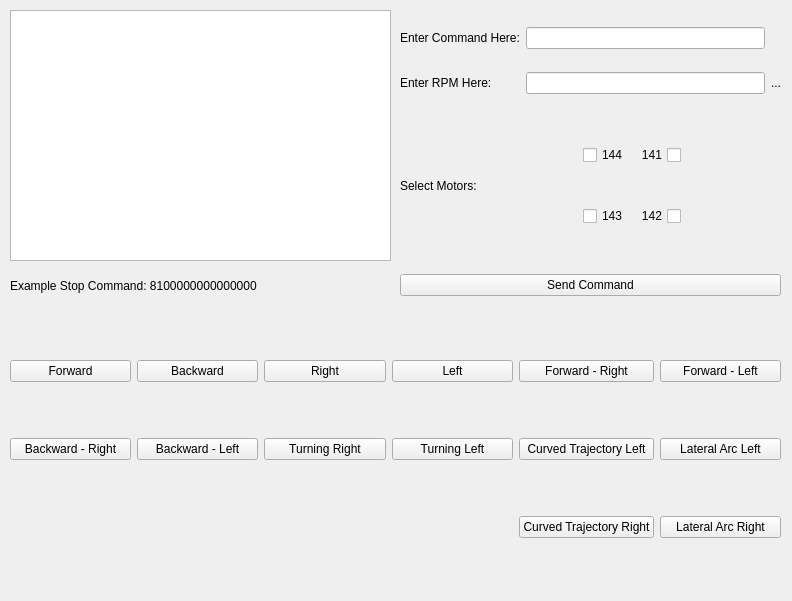
<?xml version="1.0" encoding="UTF-8"?>
<ui version="4.0">
 <class>OmniGui</class>
 <widget class="QWidget" name="OmniGui">
  <property name="geometry">
   <rect>
    <x>0</x>
    <y>0</y>
    <width>792</width>
    <height>601</height>
   </rect>
  </property>
  <property name="windowTitle">
   <string>Dialog</string>
  </property>
  <widget class="QWidget" name="gridLayoutWidget">
   <property name="geometry">
    <rect>
     <x>10</x>
     <y>310</y>
     <width>771</width>
     <height>281</height>
    </rect>
   </property>
   <layout class="QGridLayout" name="gridLayout">
    <item row="1" column="2">
     <widget class="QPushButton" name="turningRightButton">
      <property name="text">
       <string>Turning Right</string>
      </property>
     </widget>
    </item>
    <item row="1" column="3">
     <widget class="QPushButton" name="turningLeftButton">
      <property name="text">
       <string>Turning Left</string>
      </property>
     </widget>
    </item>
    <item row="1" column="1">
     <widget class="QPushButton" name="backwardLeftButton">
      <property name="text">
       <string>Backward - Left</string>
      </property>
     </widget>
    </item>
    <item row="1" column="4">
     <widget class="QPushButton" name="curvedTrajectoryLeftButton">
      <property name="text">
       <string>Curved Trajectory Left</string>
      </property>
     </widget>
    </item>
    <item row="0" column="3">
     <widget class="QPushButton" name="leftButton">
      <property name="text">
       <string>Left</string>
      </property>
     </widget>
    </item>
    <item row="0" column="1">
     <widget class="QPushButton" name="backwardButton">
      <property name="text">
       <string>Backward</string>
      </property>
     </widget>
    </item>
    <item row="0" column="2">
     <widget class="QPushButton" name="rightButton">
      <property name="text">
       <string>Right</string>
      </property>
     </widget>
    </item>
    <item row="1" column="0">
     <widget class="QPushButton" name="backwardRightButton">
      <property name="text">
       <string>Backward - Right</string>
      </property>
     </widget>
    </item>
    <item row="1" column="5">
     <widget class="QPushButton" name="lateralArcLeftButton">
      <property name="text">
       <string>Lateral Arc Left</string>
      </property>
     </widget>
    </item>
    <item row="0" column="4">
     <widget class="QPushButton" name="forwardRightButton">
      <property name="text">
       <string>Forward - Right</string>
      </property>
     </widget>
    </item>
    <item row="0" column="5">
     <widget class="QPushButton" name="forwardLeftButton">
      <property name="text">
       <string>Forward - Left</string>
      </property>
     </widget>
    </item>
    <item row="0" column="0">
     <widget class="QPushButton" name="forwardButton">
      <property name="text">
       <string>Forward</string>
      </property>
     </widget>
    </item>
    <item row="2" column="4">
     <widget class="QPushButton" name="curvedTrajectoryRightButton">
      <property name="text">
       <string>Curved Trajectory Right</string>
      </property>
     </widget>
    </item>
    <item row="2" column="5">
     <widget class="QPushButton" name="lateralArcRightButton">
      <property name="text">
       <string>Lateral Arc Right</string>
      </property>
     </widget>
    </item>
   </layout>
  </widget>
  <widget class="QWidget" name="verticalLayoutWidget">
   <property name="geometry">
    <rect>
     <x>10</x>
     <y>10</y>
     <width>381</width>
     <height>251</height>
    </rect>
   </property>
   <layout class="QVBoxLayout" name="verticalLayout_2">
    <item>
     <widget class="QGraphicsView" name="commandView"/>
    </item>
   </layout>
  </widget>
  <widget class="QWidget" name="gridLayoutWidget_2">
   <property name="geometry">
    <rect>
     <x>400</x>
     <y>10</y>
     <width>381</width>
     <height>101</height>
    </rect>
   </property>
   <layout class="QGridLayout" name="gridLayout_2">
    <item row="2" column="0">
     <widget class="QLabel" name="label_4">
      <property name="text">
       <string>Enter RPM Here:</string>
      </property>
     </widget>
    </item>
    <item row="1" column="1">
     <widget class="QLineEdit" name="commandEnter"/>
    </item>
    <item row="1" column="0">
     <widget class="QLabel" name="label">
      <property name="text">
       <string>Enter Command Here:</string>
      </property>
     </widget>
    </item>
    <item row="2" column="1">
     <widget class="QLineEdit" name="speedEnter"/>
    </item>
    <item row="2" column="2">
     <widget class="QLabel" name="speedValue">
      <property name="text">
       <string>...</string>
      </property>
     </widget>
    </item>
   </layout>
  </widget>
  <widget class="QWidget" name="verticalLayoutWidget_2">
   <property name="geometry">
    <rect>
     <x>400</x>
     <y>270</y>
     <width>381</width>
     <height>31</height>
    </rect>
   </property>
   <layout class="QVBoxLayout" name="verticalLayout_3">
    <item>
     <widget class="QPushButton" name="sendCommandButton">
      <property name="text">
       <string>Send Command</string>
      </property>
     </widget>
    </item>
   </layout>
  </widget>
  <widget class="QWidget" name="verticalLayoutWidget_3">
   <property name="geometry">
    <rect>
     <x>10</x>
     <y>270</y>
     <width>381</width>
     <height>31</height>
    </rect>
   </property>
   <layout class="QVBoxLayout" name="verticalLayout">
    <item>
     <widget class="QLabel" name="label_3">
      <property name="text">
       <string>Example Stop Command: 8100000000000000</string>
      </property>
     </widget>
    </item>
   </layout>
  </widget>
  <widget class="QWidget" name="horizontalLayoutWidget">
   <property name="geometry">
    <rect>
     <x>400</x>
     <y>110</y>
     <width>381</width>
     <height>151</height>
    </rect>
   </property>
   <layout class="QHBoxLayout" name="horizontalLayout">
    <item>
     <widget class="QLabel" name="label_2">
      <property name="text">
       <string>Select Motors:</string>
      </property>
     </widget>
    </item>
    <item>
     <layout class="QGridLayout" name="gridLayout_3">
      <item row="0" column="2">
       <widget class="QCheckBox" name="frontRightCheck">
        <property name="layoutDirection">
         <enum>Qt::RightToLeft</enum>
        </property>
        <property name="text">
         <string>141</string>
        </property>
       </widget>
      </item>
      <item row="1" column="2">
       <widget class="QCheckBox" name="backRightCheck">
        <property name="layoutDirection">
         <enum>Qt::RightToLeft</enum>
        </property>
        <property name="text">
         <string>142</string>
        </property>
       </widget>
      </item>
      <item row="0" column="1">
       <widget class="QCheckBox" name="frontLeftCheck">
        <property name="text">
         <string>144</string>
        </property>
       </widget>
      </item>
      <item row="1" column="1">
       <widget class="QCheckBox" name="backLeftCheck">
        <property name="layoutDirection">
         <enum>Qt::LeftToRight</enum>
        </property>
        <property name="text">
         <string>143</string>
        </property>
       </widget>
      </item>
      <item row="1" column="0">
       <spacer name="horizontalSpacer">
        <property name="orientation">
         <enum>Qt::Horizontal</enum>
        </property>
        <property name="sizeHint" stdset="0">
         <size>
          <width>40</width>
          <height>20</height>
         </size>
        </property>
       </spacer>
      </item>
      <item row="0" column="3">
       <spacer name="horizontalSpacer_2">
        <property name="orientation">
         <enum>Qt::Horizontal</enum>
        </property>
        <property name="sizeHint" stdset="0">
         <size>
          <width>40</width>
          <height>20</height>
         </size>
        </property>
       </spacer>
      </item>
     </layout>
    </item>
   </layout>
  </widget>
 </widget>
 <resources/>
 <connections/>
</ui>
